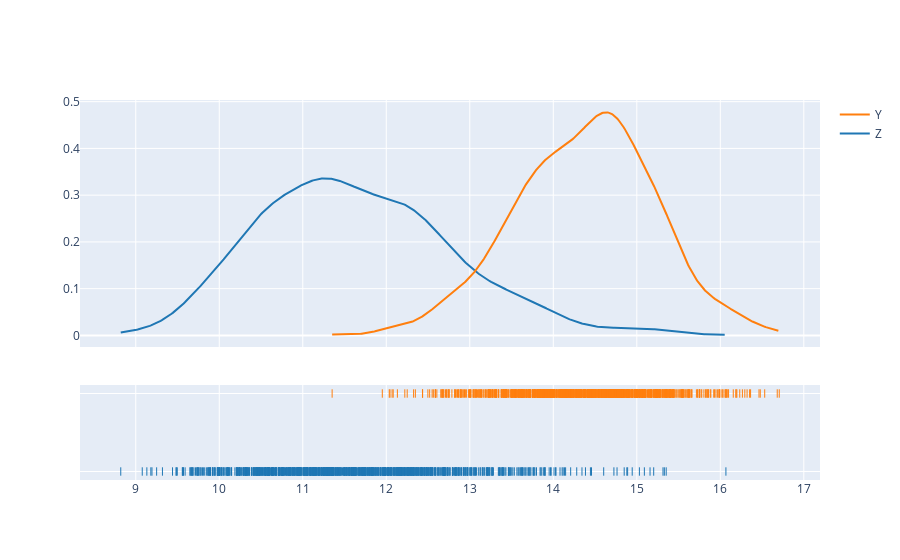

The notebook cell saved with this chart:
### Markdown cell above
Данная схема является иллюстрацией системы с включенным резервированием, отказ которой произойдет при отказе элементов X1,X3 или X2,X3.
В таком случае вероятность отказа всей системы будет равна:
P(t) = 1-(1-X3)(1-X1*X2)
В таком случае время отказа системы будет = Y = max(X3, min(X1, X2))

### Code cell
df["X1X2"] = df.loc[:,["X1","X2"]].min(axis=1)
df["Y"] = df.loc[:,["X1X2","X3"]].max(axis=1)
df = df.drop("X1X2",axis=1)
df["Z"] = df["Y"].div((1 + 0.1 * df.V), axis="index")
ff.create_distplot([df["Z"], df["Y"]], ["Z", "Y"], show_hist=False, curve_type="kde")

### Figure 1 — Plotly figure (JSON) as saved in the notebook; plotly's stock layout.template omitted (floating-point values rounded to 4 significant figures; data arrays with more than 128 entries replaced by an {"elided": "..."} marker saying what was removed)
{"data": [{"legendgroup": "Z", "marker": {"color": "rgb(31, 119, 180)"}, "mode": "lines", "name": "Z", "showlegend": true, "type": "scatter", "x": {"elided": "500 float values"}, "xaxis": "x", "y": {"elided": "500 float values"}, "yaxis": "y"}, {"legendgroup": "Y", "marker": {"color": "rgb(255, 127, 14)"}, "mode": "lines", "name": "Y", "showlegend": true, "type": "scatter", "x": {"elided": "500 float values"}, "xaxis": "x", "y": {"elided": "500 float values"}, "yaxis": "y"}, {"legendgroup": "Z", "marker": {"color": "rgb(31, 119, 180)", "symbol": "line-ns-open"}, "mode": "markers", "name": "Z", "showlegend": false, "type": "scatter", "x": {"elided": "1000 float values"}, "xaxis": "x", "y": {"elided": "1000 str values"}, "yaxis": "y2"}, {"legendgroup": "Y", "marker": {"color": "rgb(255, 127, 14)", "symbol": "line-ns-open"}, "mode": "markers", "name": "Y", "showlegend": false, "type": "scatter", "x": {"elided": "1000 float values"}, "xaxis": "x", "y": {"elided": "1000 str values"}, "yaxis": "y2"}], "layout": {"barmode": "overlay", "hovermode": "closest", "legend": {"traceorder": "reversed"}, "xaxis": {"anchor": "y2", "domain": [0, 1], "zeroline": false}, "yaxis": {"anchor": "free", "domain": [0.35, 1], "position": 0}, "yaxis2": {"anchor": "x", "domain": [0, 0.25], "dtick": 1, "showticklabels": false}}}
